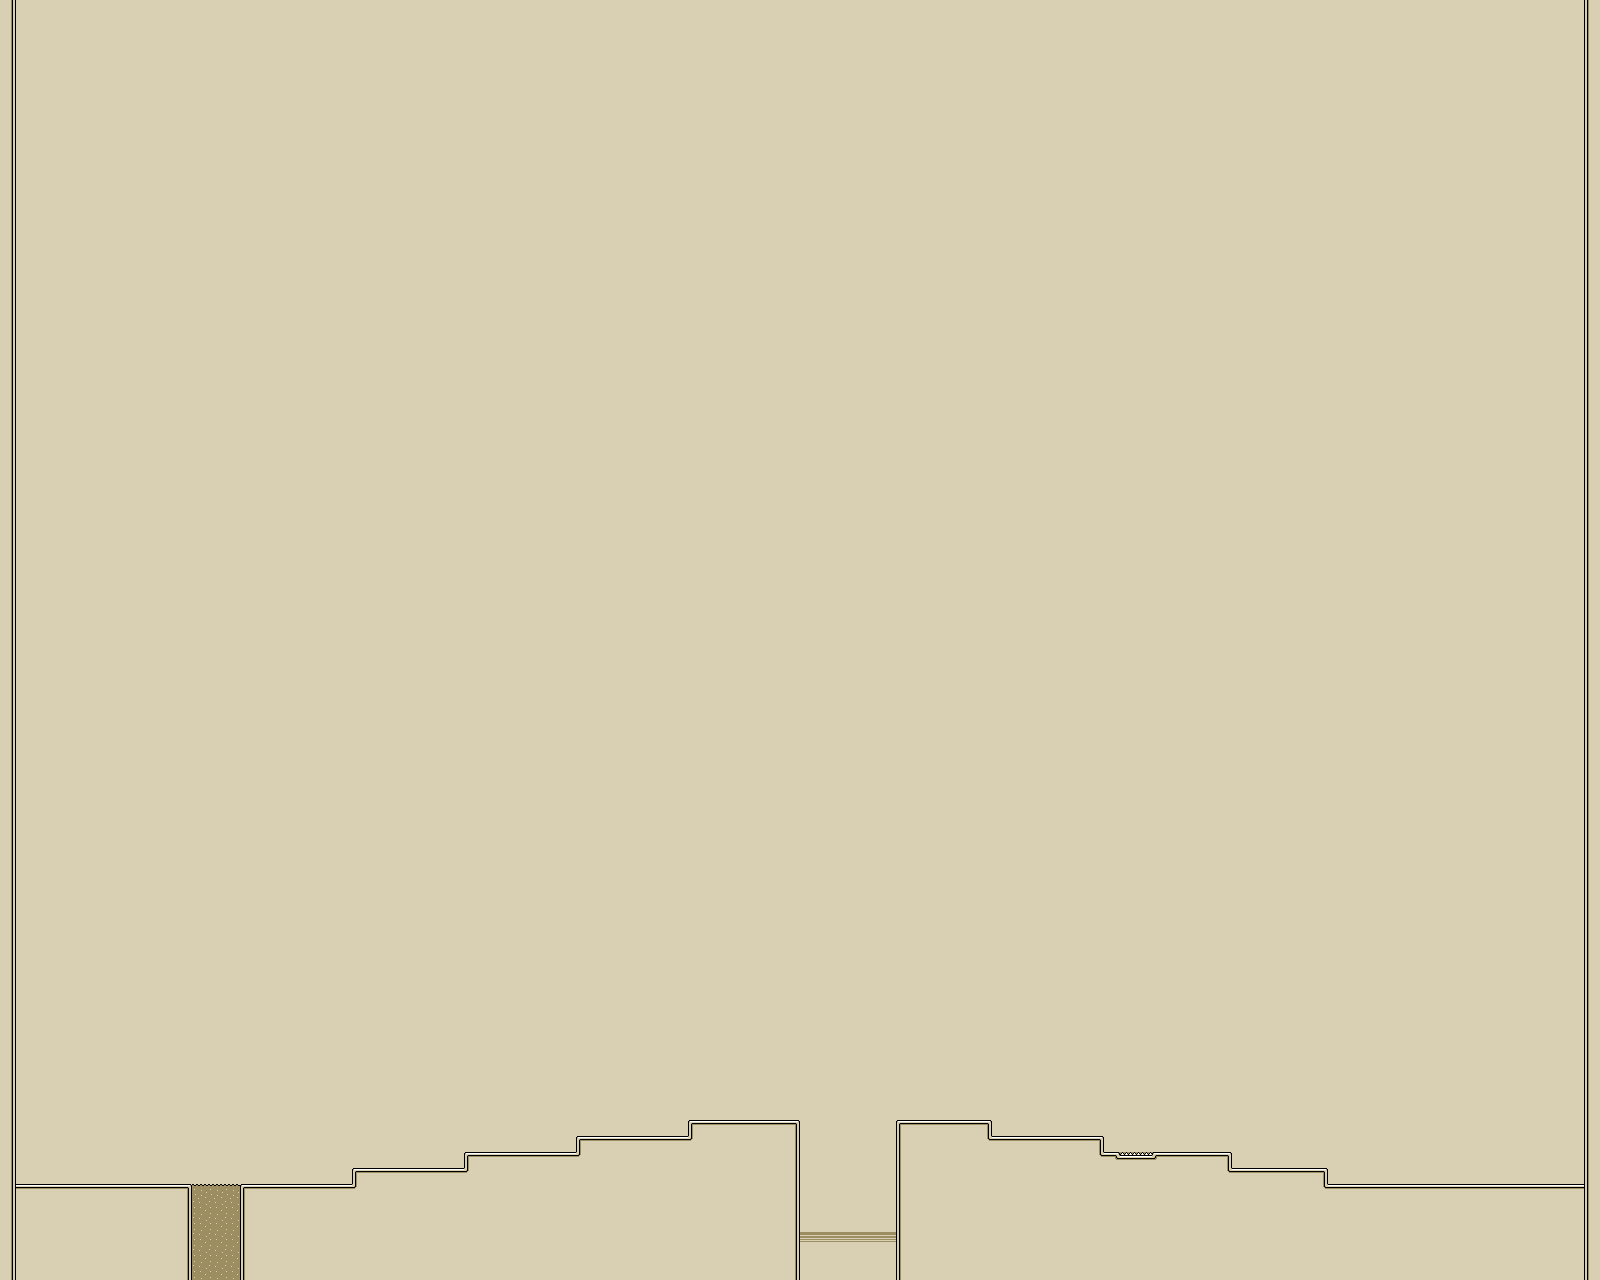

The image is a tile-based game level rendered from a .tmx file. Its description and source (layers, tilesets, objects; grid data summarised) follow:
An orthogonal 100x80 tile map with 16x16 px tiles, 3 tile layers (Background, Floor, Danger) and 12 objects.

<map version="1.0" orientation="orthogonal" renderorder="right-down" width="100" height="80" tilewidth="16" tileheight="16" nextobjectid="14">
 <tileset firstgid="1" name="tileset" tilewidth="16" tileheight="16">
  <image source="tileset.png" width="176" height="192" />
  <tile id="0">
   <properties>
    <property name="blockable" value="" />
   </properties>
  </tile>
  <tile id="1">
   <properties>
    <property name="blockable" value="" />
   </properties>
  </tile>
  <tile id="2">
   <properties>
    <property name="blockable" value="" />
   </properties>
  </tile>
  <tile id="3">
   <properties>
    <property name="blockable" value="" />
   </properties>
  </tile>
  <tile id="4">
   <properties>
    <property name="blockable" value="" />
   </properties>
  </tile>
  <tile id="5">
   <properties>
    <property name="blockable" value="" />
   </properties>
  </tile>
  <tile id="11">
   <properties>
    <property name="blockable" value="" />
   </properties>
  </tile>
  <tile id="12">
   <properties>
    <property name="blockable" value="" />
   </properties>
  </tile>
  <tile id="13">
   <properties>
    <property name="blockable" value="" />
   </properties>
  </tile>
  <tile id="14">
   <properties>
    <property name="blockable" value="" />
   </properties>
  </tile>
  <tile id="15">
   <properties>
    <property name="blockable" value="" />
   </properties>
  </tile>
  <tile id="16">
   <properties>
    <property name="blockable" value="" />
   </properties>
  </tile>
  <tile id="22">
   <properties>
    <property name="blockable" value="" />
   </properties>
  </tile>
  <tile id="24">
   <properties>
    <property name="blockable" value="" />
   </properties>
  </tile>
  <tile id="25">
   <properties>
    <property name="blockable" value="" />
   </properties>
  </tile>
  <tile id="26">
   <properties>
    <property name="blockable" value="" />
   </properties>
  </tile>
  <tile id="27">
   <properties>
    <property name="blockable" value="" />
   </properties>
  </tile>
  <tile id="33">
   <properties>
    <property name="blockable" value="" />
   </properties>
  </tile>
  <tile id="34">
   <properties>
    <property name="blockable" value="" />
   </properties>
  </tile>
  <tile id="35">
   <properties>
    <property name="blockable" value="" />
   </properties>
  </tile>
  <tile id="36">
   <properties>
    <property name="blockable" value="" />
   </properties>
  </tile>
  <tile id="37">
   <properties>
    <property name="blockable" value="" />
   </properties>
  </tile>
  <tile id="38">
   <properties>
    <property name="blockable" value="" />
   </properties>
  </tile>
  <tile id="53">
   <properties>
    <property name="blockable" value="" />
   </properties>
  </tile>
  <tile id="54">
   <properties>
    <property name="blockable" value="" />
   </properties>
  </tile>
  <tile id="55">
   <properties>
    <property name="blockable" value="" />
   </properties>
  </tile>
  <tile id="56">
   <properties>
    <property name="blockable" value="" />
   </properties>
  </tile>
  <tile id="57">
   <properties>
    <property name="blockable" value="" />
   </properties>
  </tile>
  <tile id="58">
   <properties>
    <property name="blockable" value="" />
   </properties>
  </tile>
  <tile id="59">
   <properties>
    <property name="blockable" value="" />
   </properties>
  </tile>
  <tile id="60">
   <properties>
    <property name="blockable" value="" />
   </properties>
  </tile>
  <tile id="61">
   <properties>
    <property name="blockable" value="" />
   </properties>
  </tile>
  <tile id="62">
   <properties>
    <property name="blockable" value="" />
   </properties>
  </tile>
  <tile id="64">
   <properties>
    <property name="blockable" value="" />
   </properties>
  </tile>
  <tile id="65">
   <properties>
    <property name="blockable" value="" />
   </properties>
  </tile>
  <tile id="66">
   <properties>
    <property name="blockable" value="" />
   </properties>
  </tile>
  <tile id="67">
   <properties>
    <property name="blockable" value="" />
   </properties>
  </tile>
  <tile id="68">
   <properties>
    <property name="blockable" value="" />
   </properties>
  </tile>
  <tile id="69">
   <properties>
    <property name="blockable" value="" />
   </properties>
  </tile>
  <tile id="70">
   <properties>
    <property name="blockable" value="" />
   </properties>
  </tile>
  <tile id="71">
   <properties>
    <property name="blockable" value="" />
   </properties>
  </tile>
  <tile id="72">
   <properties>
    <property name="blockable" value="" />
   </properties>
  </tile>
  <tile id="73">
   <properties>
    <property name="blockable" value="" />
   </properties>
  </tile>
  <tile id="75">
   <properties>
    <property name="blockable" value="" />
   </properties>
  </tile>
  <tile id="76">
   <properties>
    <property name="blockable" value="" />
   </properties>
  </tile>
  <tile id="77">
   <properties>
    <property name="blockable" value="" />
   </properties>
  </tile>
  <tile id="78">
   <properties>
    <property name="blockable" value="" />
   </properties>
  </tile>
  <tile id="79">
   <properties>
    <property name="blockable" value="" />
   </properties>
  </tile>
  <tile id="80">
   <properties>
    <property name="blockable" value="" />
   </properties>
  </tile>
  <tile id="81">
   <properties>
    <property name="blockable" value="" />
   </properties>
  </tile>
  <tile id="82">
   <properties>
    <property name="blockable" value="" />
   </properties>
  </tile>
  <tile id="83">
   <properties>
    <property name="blockable" value="" />
   </properties>
  </tile>
  <tile id="84">
   <properties>
    <property name="blockable" value="" />
   </properties>
  </tile>
  <tile id="86">
   <properties>
    <property name="blockable" value="" />
   </properties>
  </tile>
  <tile id="87">
   <properties>
    <property name="blockable" value="" />
   </properties>
  </tile>
  <tile id="88">
   <properties>
    <property name="blockable" value="" />
   </properties>
  </tile>
  <tile id="89">
   <properties>
    <property name="blockable" value="" />
   </properties>
  </tile>
  <tile id="90">
   <properties>
    <property name="blockable" value="" />
   </properties>
  </tile>
  <tile id="91">
   <properties>
    <property name="blockable" value="" />
   </properties>
  </tile>
  <tile id="92">
   <properties>
    <property name="blockable" value="" />
   </properties>
  </tile>
  <tile id="93">
   <properties>
    <property name="blockable" value="" />
   </properties>
  </tile>
  <tile id="94">
   <properties>
    <property name="blockable" value="" />
   </properties>
  </tile>
  <tile id="95">
   <properties>
    <property name="blockable" value="" />
   </properties>
  </tile>
  <tile id="97">
   <properties>
    <property name="blockable" value="" />
   </properties>
  </tile>
  <tile id="98">
   <properties>
    <property name="blockable" value="" />
   </properties>
  </tile>
  <tile id="99">
   <properties>
    <property name="blockable" value="" />
   </properties>
  </tile>
  <tile id="100">
   <properties>
    <property name="blockable" value="" />
   </properties>
  </tile>
  <tile id="101">
   <properties>
    <property name="blockable" value="" />
   </properties>
  </tile>
  <tile id="102">
   <properties>
    <property name="blockable" value="" />
   </properties>
  </tile>
  <tile id="103">
   <properties>
    <property name="blockable" value="" />
   </properties>
  </tile>
  <tile id="104">
   <properties>
    <property name="blockable" value="" />
   </properties>
  </tile>
  <tile id="105">
   <properties>
    <property name="blockable" value="" />
   </properties>
  </tile>
  <tile id="106">
   <properties>
    <property name="blockable" value="" />
   </properties>
  </tile>
  <tile id="108">
   <properties>
    <property name="blockable" value="" />
   </properties>
  </tile>
  <tile id="109">
   <properties>
    <property name="blockable" value="" />
   </properties>
  </tile>
  <tile id="115">
   <properties>
    <property name="blockable" value="" />
   </properties>
  </tile>
  <tile id="116">
   <properties>
    <property name="blockable" value="" />
   </properties>
  </tile>
  <tile id="117">
   <properties>
    <property name="blockable" value="" />
   </properties>
  </tile>
  <tile id="118">
   <properties>
    <property name="blockable" value="" />
   </properties>
  </tile>
  <tile id="119">
   <properties>
    <property name="blockable" value="" />
   </properties>
  </tile>
  <tile id="120">
   <properties>
    <property name="blockable" value="" />
   </properties>
  </tile>
  <tile id="122">
   <properties>
    <property name="blockable" value="" />
   </properties>
  </tile>
  <tile id="123">
   <properties>
    <property name="blockable" value="" />
   </properties>
  </tile>
  <tile id="124">
   <properties>
    <property name="blockable" value="" />
   </properties>
  </tile>
  <tile id="125">
   <properties>
    <property name="blockable" value="" />
   </properties>
  </tile>
 </tileset>
 <layer name="Background" width="100" height="80">
  <data>[8000 cells, 8000 non-empty, 3 distinct tile ids]</data>
 </layer>
 <layer name="Floor" width="100" height="80">
  <data>[8000 cells, 272 non-empty, 7 distinct tile ids]</data>
 </layer>
 <layer name="Danger" width="100" height="80">
  <data>[8000 cells, 39 non-empty, 9 distinct tile ids]</data>
 </layer>
 <objectgroup name="Diamond">
  <object id="1" x="416" y="1146" width="14" height="16" />
  <object id="2" x="306" y="1162" width="14" height="16" />
  <object id="3" x="207" y="1128" width="14" height="16" />
  <object id="4" x="624" y="1113" width="14" height="16" />
  <object id="5" x="733" y="1091" width="14" height="16" />
  <object id="6" x="935" y="1094" width="14" height="16" />
  <object id="7" x="1038" y="1112" width="14" height="16" />
  <object id="8" x="1265" y="1143" width="14" height="16" />
  <object id="9" x="1379" y="1161" width="14" height="16" />
  <object id="13" x="529" y="1128" width="14" height="16" />
 </objectgroup>
 <objectgroup name="Key">
  <object id="11" x="844" y="1056" width="13" height="12" />
 </objectgroup>
 <objectgroup name="Exit">
  <object id="12" x="1533" y="1136" width="32" height="48" />
 </objectgroup>
</map>
